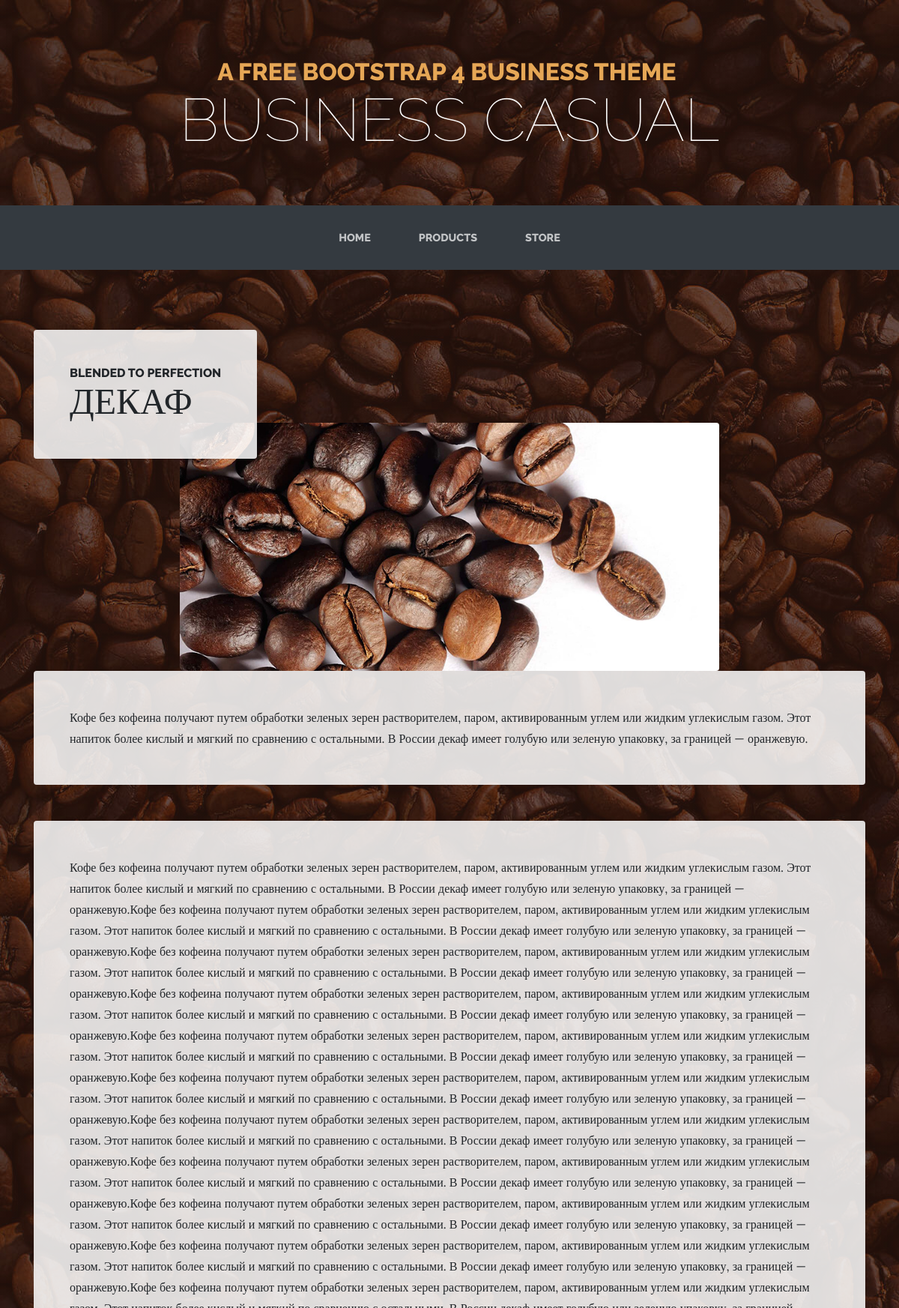
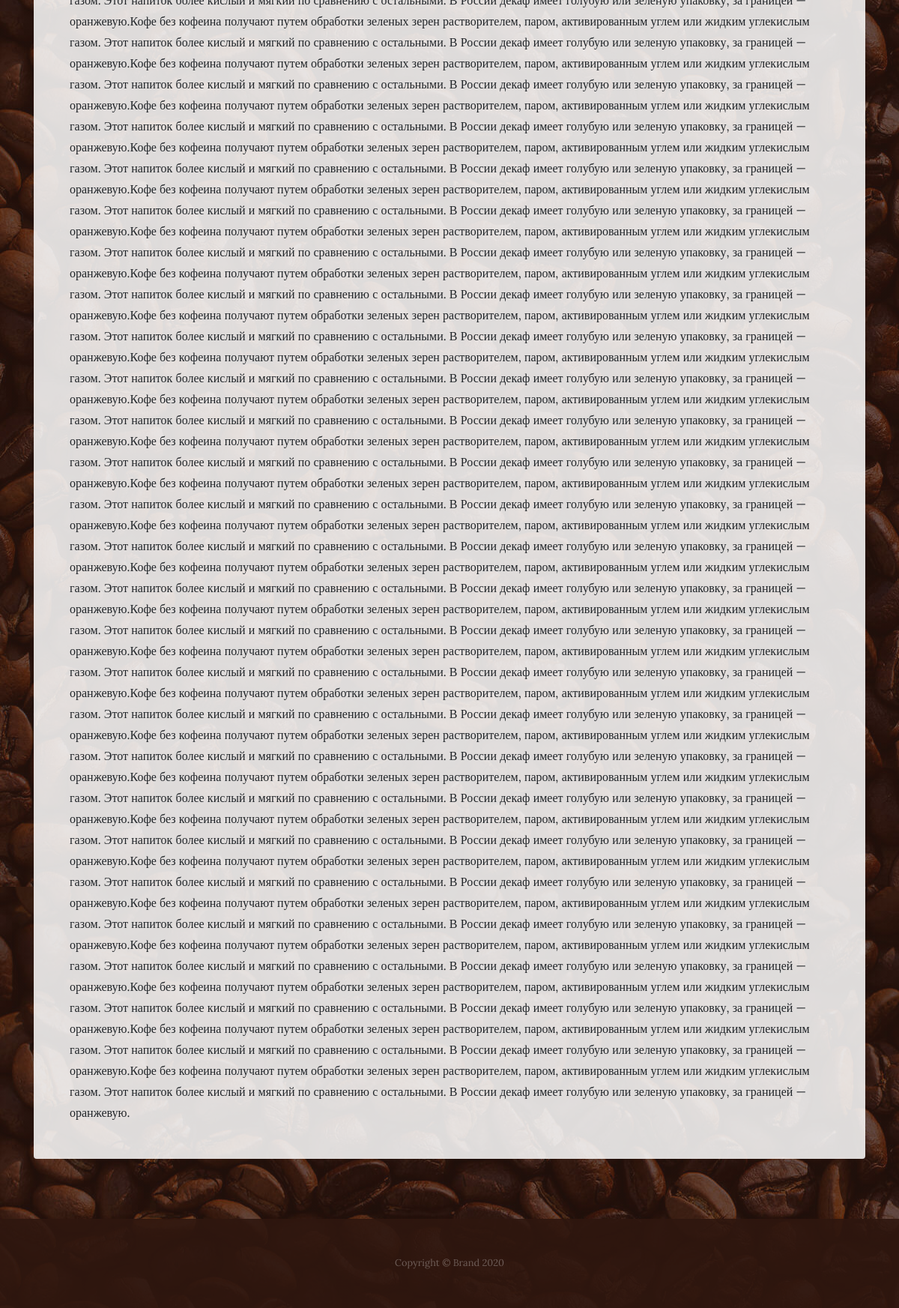
Page /productsAbout?id=3 on the committed database (2 pictures, top to bottom).
### coffee/models.py (models this page shows)
class coffee(models.Model):
    img = models.ImageField(upload_to = 'images', null=True, blank = True)
    type = models.CharField(max_length = 50, blank=True, unique = True)
    intro = models.CharField(max_length = 300, blank=True)
    about = models.TextField(blank=True)

### coffee/views.py (the view)
# urls.py: path('productsAbout', productsAbout, name='productsAbout_url'),
def productsAbout(request):
    is_id = request.GET['id']
    is_coffee = coffee.objects.get(id = is_id)
    return render(request, 'coffee/product_about.html', context = {
        'is_coffee': is_coffee
    })

### coffee/templates/coffee/product_about.html
{% extends 'base/base.html' %}
{% block body %}
    {% load static %}
    <section class="page-section">
        <div class="container">
            <div class="product-item">
                <div class="d-flex product-item-title">
                    <div class="d-flex mr-auto bg-faded p-5 rounded">
                        <h2 class="section-heading mb-0">
                            <span class="section-heading-upper">Blended to Perfection</span>
                            <span class="section-heading-lower">{{ is_coffee.type }}</span>
                        </h2>
                    </div>
                </div><img class="img-fluid d-flex mx-auto product-item-img mb-3 mb-lg-0 rounded" src="media/{{ is_coffee.img }}">
                <div class="bg-faded p-5 rounded">
                    <p class="mb-0">{{ is_coffee.intro }}</p>
                </div>
                <div class="mt-5 bg-faded p-5 rounded">
                    <p class="mb-0">{{ is_coffee.about }}</p>
                </div>
            </div>
        </div>
    </section>
{% endblock body %}

### rows in the picture
coffee: type "ДЕКАФ", img (picture), intro "Кофе без кофеина получают путем обработки зеленых зерен растворителем, паром, активированным углем или жидким углекислым газом. Этот напиток более кислый и мягкий по сравнению с остальными. В России декаф имеет голубую или зеленую упаковку, за границей — оранжевую.", about "Кофе без кофеина получают путем обработки зеленых зерен растворителем, паром, активированным углем или жидким углекислым газом. Этот напиток более кислый и мягкий по сравнению с остальными. В России декаф имеет голубую или зеленую упаковку, за границей — оранжевую.Кофе без кофеина получают путем обработки зеленых зерен растворителем, паром, активированным углем или жидким углекислым газом. Этот напиток более кислый и мягкий по сравнению с остальными. В России декаф имеет голубую или зеленую упаковку, за границей — оранжевую.Кофе без кофеина получают путем обработки зеленых зерен растворителем, паром, активированным углем или жидким углекислым газом. Этот напиток более кислый и мягкий по…"
